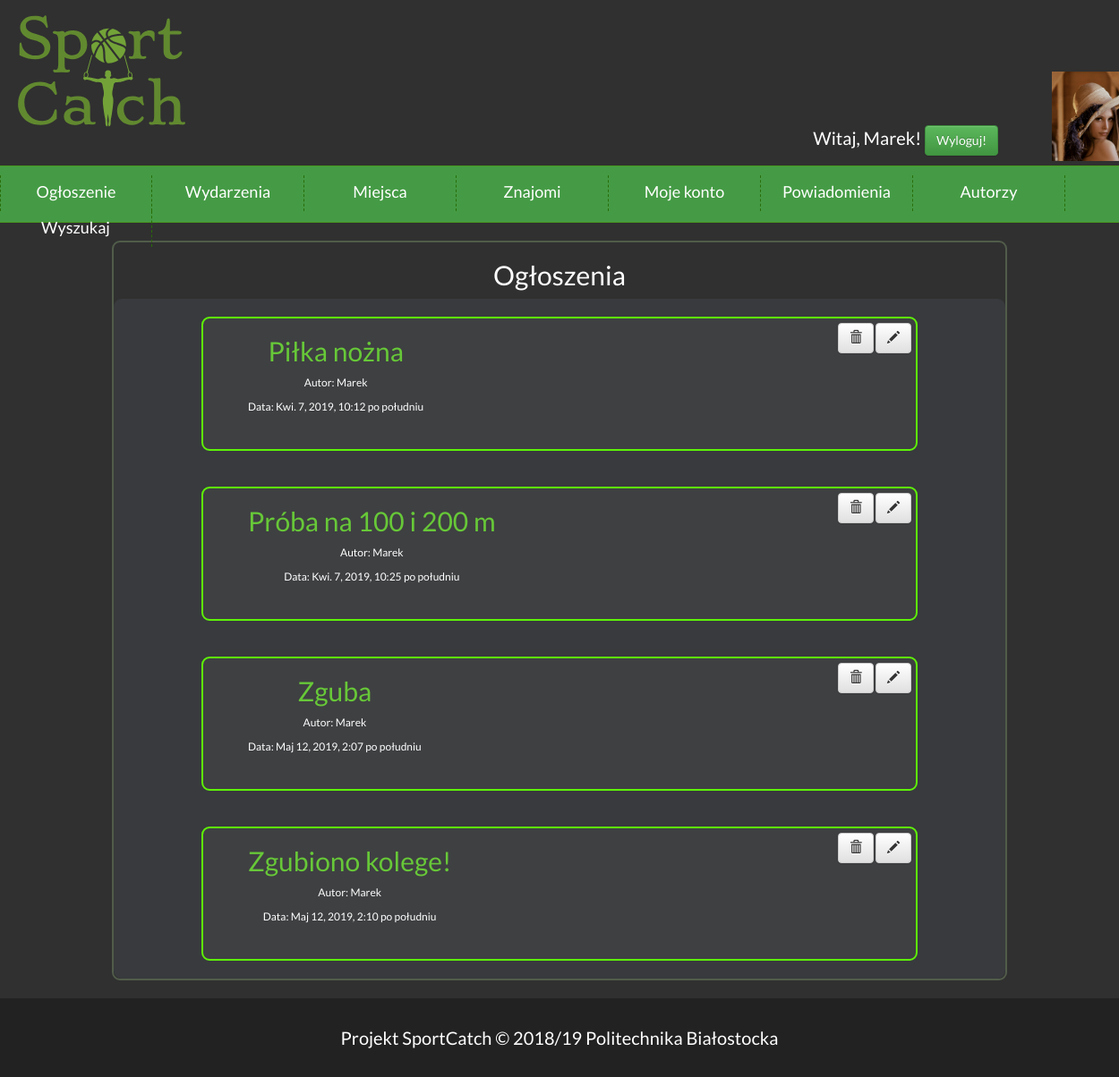
The page /events/adv_list (signed in) on the database its author committed.
### account/models.py (models this page shows, shortened)
class Profile(models.Model):
    user = models.OneToOneField(settings.AUTH_USER_MODEL, on_delete=models.CASCADE)
    date_of_birth = models.DateField(blank=True, null=True)
    photo = models.ImageField(upload_to='profile_image', blank=True)
    friends=models.ManyToManyField("self",related_name="friends")
    rate=models.IntegerField(default=0)

### event/models.py (models this page shows, shortened)
class ogloszenie(models.Model):
    autor= models.ForeignKey(User,on_delete=models.CASCADE)
    tytul=models.CharField(max_length=20)
    data=models.DateTimeField(auto_now=True)
    zdjecie = models.ImageField(upload_to='ogloszenie/', blank=True, default='ogloszenie/Default.jpg')
    opis=models.TextField()

### event/views.py (the view)
# urls.py: path("events/adv_list", views.AdvList, name='advlist'),
def AdvList(request):
    user = Profile.objects.all()
    if request.user.is_authenticated:
        try:
            user = Profile.objects.get(user=request.user)
        except Profile.DoesNotExist:
            user = None
    lista = ogloszenie.objects.all()
    return render(request, 'event/adv_list.html', {'lista': lista, 'user': user})

### event/templates/event/adv_list.html (shortened to what this page needs)
{% extends 'Base.html' %}
{% block content %}
<div class="wydarzenia">
<h2>Ogłoszenia</h2>
<div class="Elementy_wydarzen">
{% for adv in lista %}
<div class="Obramowanie">
    <div class="Text">
    <h2><a href="{%url 'adv_detail' pk=adv.pk%}">{{adv.tytul}}</a></h2>
    <p>Autor: {{adv.autor}}</p>
    <p>Data: {{adv.data}}</p>
    </div>
        {% if request.user.is_authenticated and request.user.username == adv.autor.username%}
        <div class="options" >
    <a class="btn btn-default" href="{% url 'adv_delete' pk=adv.pk %}"><i class="glyphicon glyphicon-trash"></i></a>
    <a class="btn btn-default" href="{%url 'adv_edit' pk=adv.pk%}"><i class="glyphicon glyphicon-pencil"></i></a>
        </div>
    {%endif%}
</div>
{%endfor%}
</div>
</div>
{% endblock %}

### event/templates/Base.html (shortened to what this page needs)
<!DOCTYPE HTML>
<html lang="pl">
<head>
	<link rel="stylesheet" href="https://maxcdn.bootstrapcdn.com/bootstrap/3.3.7/css/bootstrap.min.css">
	<link rel="stylesheet" href="https://maxcdn.bootstrapcdn.com/bootstrap/3.3.7/css/bootstrap-theme.min.css">
	<link href="/static/style.css" rel="stylesheet" type="text/css" />
	<link href="css/fontello.css" rel="stylesheet" type="text/css" />
</head>
<body>
	<div class="wrapper">
		<div class="header">
			<div class="logo">
				<a  href="{% url 'index' %}"><img src="/static/images/sportcatch.svg"/></a>
			</div>
		</div>
		<div class="login" >
		{% if request.user.is_authenticated%}
			<p>
			Witaj, {{ request.user.username }}!
			<a href="{% url 'logout' %}" class="btn btn-success">
                Wyloguj!
                 </a>
			</p>
			{% if user.photo %} <p></p>
		<img   height="100" src="{{user.photo.url}}"/>
			{%endif%}
		{% else %}
			<div style="margin-top:60px;">
			<a  href="{% url 'login'%}?next={{ request.path|urlencode }}" class="btn btn-success">Zaloguj się</a>
			<span >lub</span>
			<a href="{% url 'register' %}"  class="btn btn-danger">Zarejestruj się</a>
				</div>
			{% endif %}
		</div>
		<div class="nav">
			<ol>
				<li><span>Ogłoszenie</span>
				</li>
				<li><span>Wydarzenia</span>
				</li>
				<li><span>Miejsca</span>
				</li>
				{% if not request.user.username == 'admin' %}
				{% if request.user.is_authenticated%}
				<li><a href="#">Znajomi</a>
				</li>
				{%endif%}
				{% if request.user.is_authenticated%}
				<li><a href="{% url 'my_account' %}">Moje konto</a></li>
				<li>{% if request.session.new_notifications != null %}
					<a href="{% url 'get_notifications'%}">{{request.session.new_notifications}}</a>
					{% else %}
					<a href="{% url 'get_notifications'%}">Powiadomienia</a>
					{% endif %}
				</li>
				{%endif%}
				{%endif%}
				<li><a href="{% url 'authors' %}">Autorzy</a></li>
				<li><a href="{%url 'searching' %}">Wyszukaj</a></li>
			</ol>
		</div>
		<div class="content">
			{% block content %}
			{% load emoticons_tags %}
			{% endblock content %}
		</div>
		<div class="footer">Projekt SportCatch &copy; 2018/19 Politechnika Białostocka</div>
	</div>
</body>
</html>

### event/static/style.css (style rules this page uses)
body { background-color: #303030; color: #ffffff; font-family: 'Lato', sans-serif; font-size: 20px; margin: 0 !important; }
.wrapper { width: 100%; }
.header { width:100%; padding: 0 0 80px; }
.login { position:relative; height:100px; width: 400px; top:0%; left:70%; margin-bottom: 5px; }
.login img { position:absolute; right:0%; top:0%; }
.login p { margin-top:60px; position:absolute; right:40%; }
.logo { width: 450px; font-size: 48px; margin-left: 10px; margin-top: 10px; margin-right: auto; float: left; }
.logo img { height:150px; }
.nav { width: 100%; padding: 10px 0; background-color: #459b45; text-align: center; border-top: 1px solid #46981F; border-bottom: 1px solid #46981F; }
.content { margin-top: 10px; margin-bottom: 10px; width: 1000px; margin-left: auto; margin-right: auto; text-align: justify; padding-top: 10px; min-height: 460px; }
.footer { text-align: center; background-color: #222222; padding: 30px; margin-top: 20px; }
ol { padding: 0; margin: 0; list-style-type: none; font-size: 18px; height: 35px; line-height: 200%; display: inline-block; }
ol a { color: #ffffff; text-decoration: none; display: block; }
ol > li { float: left; width: 170px; height: 40px; border-right: 1px dashed #296D09; transition: 0.3s; }
ol > li:first-child { border-left: 1px dashed #296D09; }
.wydarzenia { text-align: center; }
.Elementy_wydarzen { background-color:#383a3d; height: 70%px; width: 70%px; display: flex; justify-content:center; flex-direction:column; border-radius: 9px; }
.Obramowanie { margin:auto; margin-top:20px; margin-bottom: 20px; background-color: rgba(67, 67, 68, 0.74); height: 150px; width: 800px; border-radius: 9px; border: #5ef308; border-style: solid; border-width: 2px; font-size: 12px; }
.Text a { color:#67C838; }
.Text { float: left; margin-left: 50px; }
.options { margin: 5px; float: right; color: #222222; }
.wydarzenia { border-radius: 9px; border: #515c4a; border-style: solid; border-width: 2px; }

### rows shown on the page
Profile: photo (picture)
ogloszenie: tytul "Piłka nożna", autor "Marek", data "Kwi. 7, 2019, 10:12 po południu"
ogloszenie: tytul "Próba na 100 i 200 m", autor "Marek", data "Kwi. 7, 2019, 10:25 po południu"
ogloszenie: tytul "Zguba", autor "Marek", data "Maj 12, 2019, 2:07 po południu"
ogloszenie: tytul "Zgubiono kolege!", autor "Marek", data "Maj 12, 2019, 2:10 po południu"

### other values the page prints
{{ request.user.username }} "Marek"
